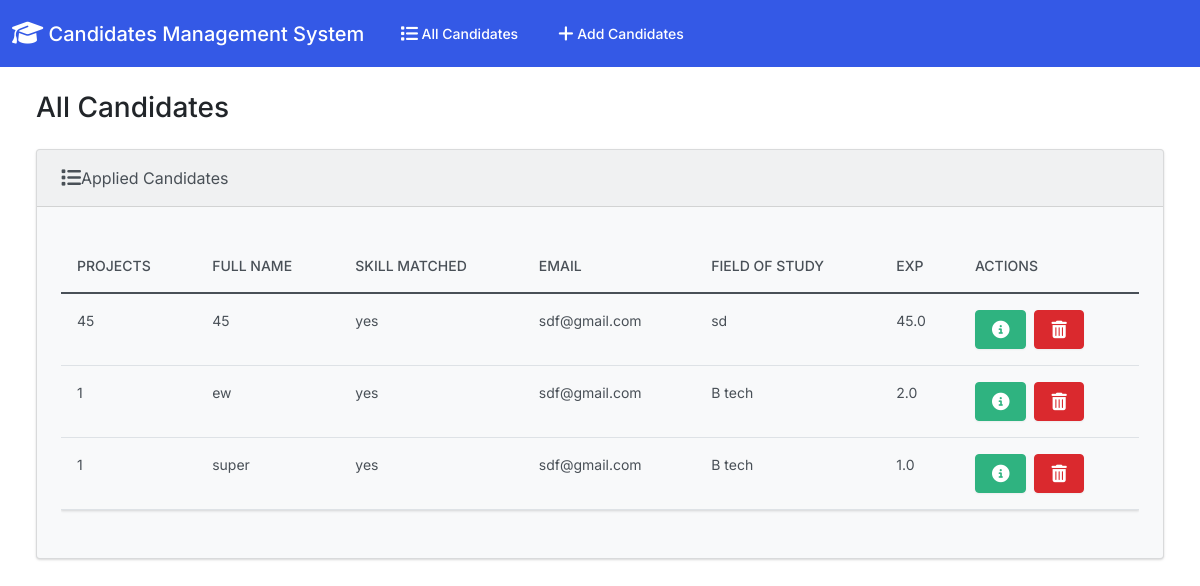
The page / on the database its author committed.
### candidates/models.py (models this page shows)
class Candidate(models.Model):
  projects = models.PositiveIntegerField()
  skillmat = models.CharField(max_length=50)
  name = models.CharField(max_length=50)
  email = models.EmailField(max_length=100)
  field_of_study = models.CharField(max_length=50)
  exp = models.FloatField()
  skills=models.TextField(max_length=50)
  projectss=models.TextField(max_length=50)
  status=models.CharField(max_length=50,default="Accepted")

### candidates/views.py (the view)
# urls.py: path('', views.index, name='index'),
def index(request):
  return render(request, 'candidates/index.html', {
    'candidate': Candidate.objects.all()
  })

### candidates/templates/candidates/index.html (shortened to what this page needs)
{% extends "candidates/base.html" %}
{% block body %}
<h3 class="m-4">All Candidates </h3>
<div class="row">
  <div class="col-12">
    {% if candidate %}
    <div class="card bg-light ms-4 me-4 mb-4">
      <div class="card-header">
        <i class="fa-solid fa-list fa-lg"></i>Applied Candidates
      </div>
      <div class="card-body">
        <p class="card-text">
          <div class="table-responsive">
            <table class="table table-hover">
              <thead>
                <tr>
                  <th scope="col">projects</th>
                  <th scope="col">Full Name</th>
                  <th scope="col">Skill Matched</th>
                  <th scope="col">Email</th>
                  <th scope="col">Field of Study</th>
                  <th scope="col">exp</th>
                  <th scope="col">Actions</th>
                </tr>
              </thead>
              <tbody>
                {% for i in candidate %}
                  <tr>
                    <td>{{ i.projects }}</td>
                    <td>{{ i.name }}</td>
                    <td>{{ i.skillmat}}</td>
                    <td>{{ i.email }}</td>
                    <td>{{ i.field_of_study }}</td>
                    <td>{{ i.exp }}</td>
                    <td>
                      <button type="button" class="btn btn-success me-1" href="{% url 'view_candidate' i.id %}" data-bs-toggle="modal" data-bs-target="#myModal{{i.id}}">
                      </button>
                      <button type="button" class="btn btn-danger" data-bs-toggle="modal" data-bs-target="#delete{{i.id}}">
                      </button>
                    </td>
                  </tr>
                {% endfor %}
              </tbody>
            </table>
          </div>
        </p>
      </div>
    </div>
    {% else %}
      <h5 class="alert alert-primary ms-4 me-4">No Records</h5>
    {% endif %}
  </div>
</div>
{% endblock %}

### candidates/templates/candidates/base.html (shortened to what this page needs)
{% load static %}
<!DOCTYPE html>
<html lang="en">
  <head>
    <link rel="stylesheet" href="https://cdnjs.cloudflare.com/ajax/libs/font-awesome/6.1.1/css/all.min.css">
    <link href="{% static 'css/bootstrap.min.css' %}" rel="stylesheet">
  </head>
  <body class="d-flex flex-column min-vh-100">
    <nav class="navbar navbar-expand-lg navbar-dark bg-primary">
      <div class="container-fluid">
        <a class="navbar-brand" href="{% url 'index' %}">
          <i class="fa-solid fa-graduation-cap fa-lg"></i> Candidates Management System
        </a>
        <div class="collapse navbar-collapse" id="navbarColor01">
          <ul class="navbar-nav me-auto">
            <li class="nav-item">
              <a class="nav-link" href="{% url 'index' %}">
                 All Candidates
              </a>
            </li>
            <li class="nav-item">
              <a class="nav-link" href="{% url 'add' %}">
                 Add Candidates
              </a>
            </li>
          </ul>
        </div>
      </div>
    </nav>
    <div class="container-fluid">
      {% block body %}
      {% endblock %}
    </div>
  </body>
</html>

### rows shown on the page
Candidate: projects "45", name "45", skillmat "yes", email "sdf@gmail.com", field_of_study "sd", exp "45.0"
Candidate: projects "1", name "ew", skillmat "yes", email "sdf@gmail.com", field_of_study "B tech", exp "2.0"
Candidate: projects "1", name "super", skillmat "yes", email "sdf@gmail.com", field_of_study "B tech", exp "1.0"
